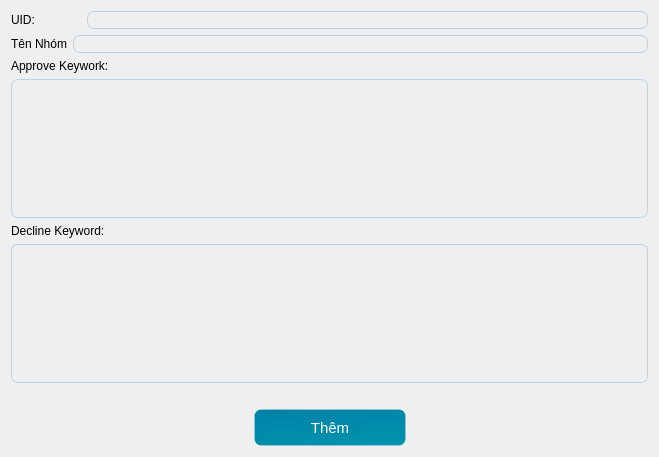
<?xml version="1.0" encoding="UTF-8"?>
<ui version="4.0">
 <class>GroupAdd</class>
 <widget class="QWidget" name="GroupAdd">
  <property name="geometry">
   <rect>
    <x>0</x>
    <y>0</y>
    <width>659</width>
    <height>457</height>
   </rect>
  </property>
  <property name="windowTitle">
   <string>THÊM TÀI KHOẢN</string>
  </property>
  <property name="styleSheet">
   <string notr="true">* {
	font: 11pt &quot;Segoe UI&quot;;
}
QTextEdit {
	background-color: transparent;
	border: 1px solid rgba(192, 209, 231, 1);
	border-radius: 7px;
	color: black;
	border-bottom-right-radius: 7px; 
	border-bottom-left-radius: 7px; 
}
QLineEdit {
	background-color: transparent;
	border: 1px solid rgba(192, 209, 231, 1);
	border-radius: 7px;
	color: black;
	border-bottom-right-radius: 7px; 
	border-bottom-left-radius: 7px; 
}
QComboBox {
	background-color: transparent;
	border: 1px solid rgba(192, 209, 231, 1);
	border-radius: 7px;
	color: black;
	border-bottom-right-radius: 7px; 
	border-bottom-left-radius: 7px; 
}
QPushButton{
	 color: rgb(255, 255, 255);
     background-color: rgba(74, 38, 171, 1);
     border: 1px solid rgba(255,255,255,40);
     border-radius:7px;
width: 230;
height: 50;
}
QPushButton:hover{
background-color: rgba(74, 38, 171, 1);
}
QPushButton:pressed{
background-color:rgba(227, 80, 168, 1)
}</string>
  </property>
  <layout class="QVBoxLayout" name="verticalLayout_3">
   <item>
    <layout class="QHBoxLayout" name="horizontalLayout">
     <item>
      <widget class="QLabel" name="label">
       <property name="minimumSize">
        <size>
         <width>70</width>
         <height>0</height>
        </size>
       </property>
       <property name="maximumSize">
        <size>
         <width>150</width>
         <height>16777215</height>
        </size>
       </property>
       <property name="text">
        <string>UID:</string>
       </property>
      </widget>
     </item>
     <item>
      <widget class="QLineEdit" name="uid"/>
     </item>
    </layout>
   </item>
   <item>
    <layout class="QHBoxLayout" name="horizontalLayout_2">
     <item>
      <widget class="QLabel" name="label_2">
       <property name="maximumSize">
        <size>
         <width>150</width>
         <height>16777215</height>
        </size>
       </property>
       <property name="text">
        <string>Tên Nhóm</string>
       </property>
      </widget>
     </item>
     <item>
      <widget class="QLineEdit" name="group_name"/>
     </item>
    </layout>
   </item>
   <item>
    <layout class="QVBoxLayout" name="verticalLayout">
     <item>
      <widget class="QLabel" name="label_3">
       <property name="maximumSize">
        <size>
         <width>150</width>
         <height>16777215</height>
        </size>
       </property>
       <property name="text">
        <string>Approve Keywork:</string>
       </property>
      </widget>
     </item>
     <item>
      <widget class="QTextEdit" name="approve"/>
     </item>
    </layout>
   </item>
   <item>
    <layout class="QVBoxLayout" name="verticalLayout_2">
     <item>
      <widget class="QLabel" name="label_4">
       <property name="maximumSize">
        <size>
         <width>150</width>
         <height>16777215</height>
        </size>
       </property>
       <property name="text">
        <string>Decline Keyword:</string>
       </property>
      </widget>
     </item>
     <item>
      <widget class="QTextEdit" name="decline"/>
     </item>
    </layout>
   </item>
   <item>
    <spacer name="verticalSpacer">
     <property name="orientation">
      <enum>Qt::Vertical</enum>
     </property>
     <property name="sizeHint" stdset="0">
      <size>
       <width>14</width>
       <height>1</height>
      </size>
     </property>
    </spacer>
   </item>
   <item>
    <widget class="QLabel" name="lb_show_msg">
     <property name="text">
      <string/>
     </property>
    </widget>
   </item>
   <item>
    <layout class="QHBoxLayout" name="horizontalLayout_3">
     <item>
      <spacer name="horizontalSpacer">
       <property name="orientation">
        <enum>Qt::Horizontal</enum>
       </property>
       <property name="sizeHint" stdset="0">
        <size>
         <width>40</width>
         <height>20</height>
        </size>
       </property>
      </spacer>
     </item>
     <item>
      <widget class="QPushButton" name="btn_save">
       <property name="sizePolicy">
        <sizepolicy hsizetype="Minimum" vsizetype="Fixed">
         <horstretch>0</horstretch>
         <verstretch>0</verstretch>
        </sizepolicy>
       </property>
       <property name="minimumSize">
        <size>
         <width>0</width>
         <height>0</height>
        </size>
       </property>
       <property name="maximumSize">
        <size>
         <width>16777215</width>
         <height>16777215</height>
        </size>
       </property>
       <property name="font">
        <font>
         <family>Segoe UI</family>
         <pointsize>11</pointsize>
         <italic>false</italic>
         <bold>false</bold>
        </font>
       </property>
       <property name="layoutDirection">
        <enum>Qt::LeftToRight</enum>
       </property>
       <property name="autoFillBackground">
        <bool>false</bool>
       </property>
       <property name="styleSheet">
        <string notr="true">QPushButton{
	 color: rgb(255, 255, 255);
     background-color: qlineargradient(spread:pad, x1:0 y1:0, x2:1, y2:3, stop:0 #0081A7, stop:1 #00AFB9);
     border: 1px solid rgba(255,255,255,40);
     border-radius:7px;
width: 150;
height: 35;
}
QPushButton:hover{
background-color: #0081A7
}
QPushButton:pressed{
background-color: #00AFB9
}</string>
       </property>
       <property name="text">
        <string>Thêm</string>
       </property>
       <property name="icon">
        <iconset resource="../../icon.qrc">
         <normaloff>:/new/views/icon/new/plus.svg</normaloff>:/new/views/icon/new/plus.svg</iconset>
       </property>
       <property name="iconSize">
        <size>
         <width>30</width>
         <height>30</height>
        </size>
       </property>
      </widget>
     </item>
     <item>
      <spacer name="horizontalSpacer_2">
       <property name="orientation">
        <enum>Qt::Horizontal</enum>
       </property>
       <property name="sizeHint" stdset="0">
        <size>
         <width>40</width>
         <height>20</height>
        </size>
       </property>
      </spacer>
     </item>
    </layout>
   </item>
  </layout>
 </widget>
 <resources>
  <include location="../../icon.qrc"/>
 </resources>
 <connections/>
</ui>
